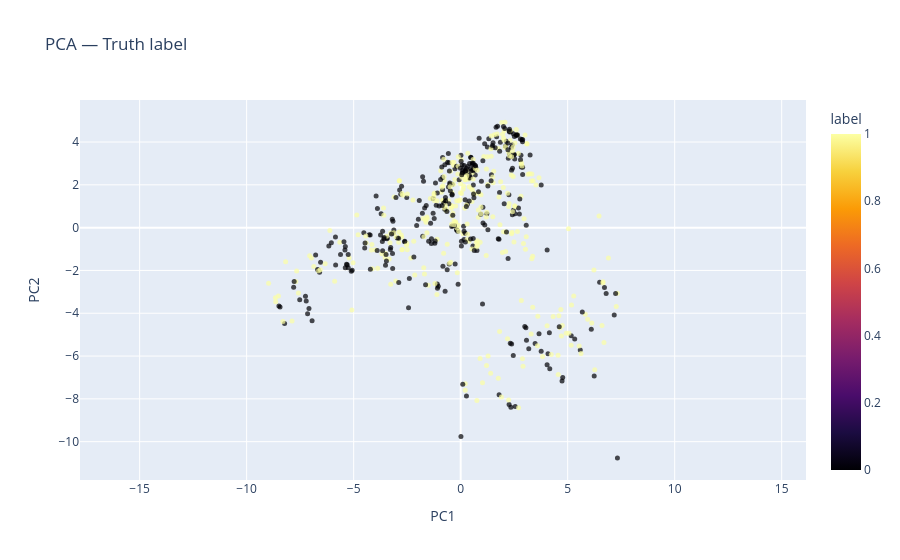
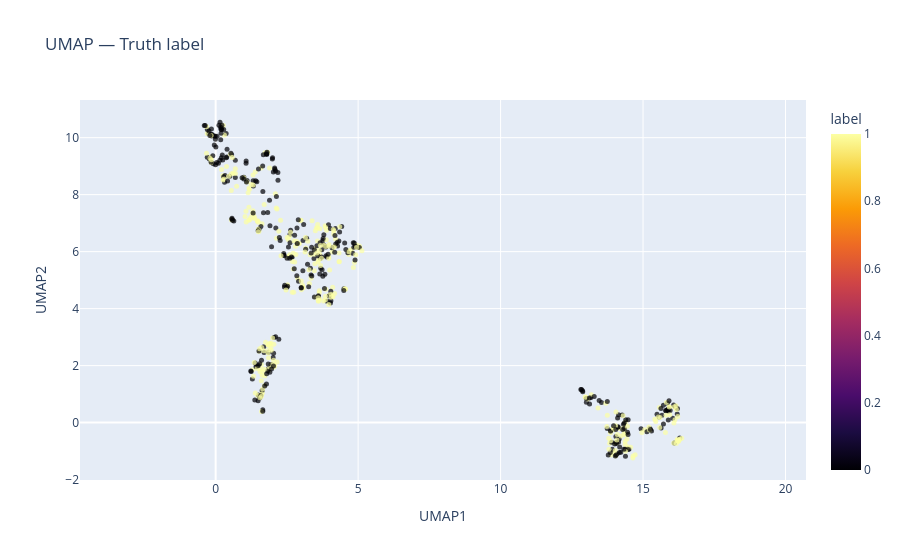
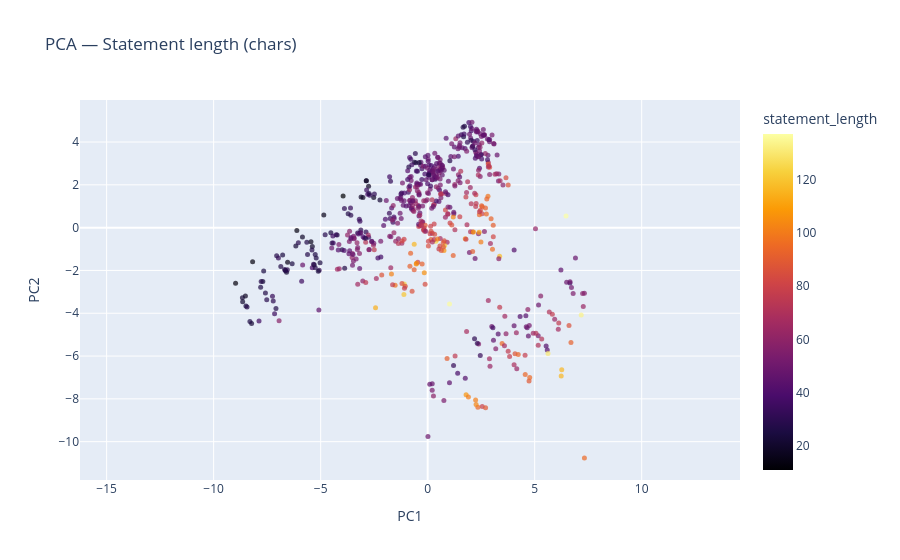
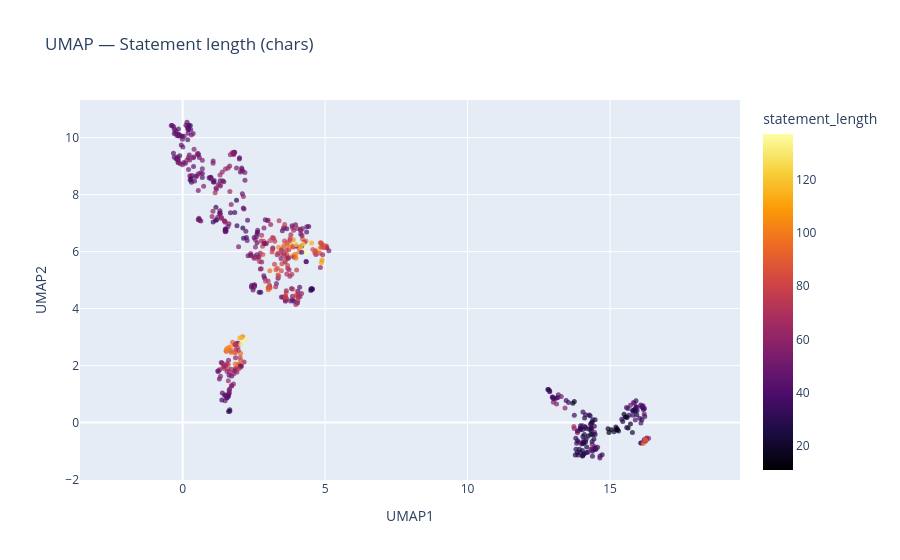

Notebook code for these charts, in order:
### Code cell
# SECTION: UMAP + PCA visuals

import umap
import plotly.express as px
import pandas as pd
import torch as t
from utils import get_pcs

# Extract activations & metadata
data = TruthData.from_datasets(
    ['facts_true_false'],
    model=model,
    layer=layer,
    center=True,
    noperiod=noperiod,
    device=device
)

df = data.df.copy()
acts = t.stack(df['activation'].tolist(), dim=0)

# Run PCA
pcs_tensor = acts.to(device)
pc_proj = t.mm(pcs_tensor, get_pcs(pcs_tensor, 2, offset=1)).cpu().numpy()
df['PC1'] = pc_proj[:, 0]
df['PC2'] = pc_proj[:, 1]

# Run UMAP
reducer = umap.UMAP(
    n_components=2,
    n_neighbors=15,
    min_dist=0.1,
    metric='cosine',
    random_state=42
)
embedding = reducer.fit_transform(acts.cpu().numpy())
df['UMAP1'] = embedding[:, 0]
df['UMAP2'] = embedding[:, 1]

# Compute metadata features
df['statement_length'] = df['statement'].str.len()
df['token_count']      = df['statement'].str.split().str.len()
df['has_negation']     = df['statement'].str.contains(
    r"\bnot\b|\bno\b|\bnever\b|\bnon\b", case=False, regex=True
).astype(int)
df['has_number']       = df['statement'].str.contains(
    r'\d', regex=True
).astype(int)
df['starts_with_the']  = df['statement'].str.lower().str.startswith('the').astype(int)

# Plotting
features_to_investigate = {
    'label'           : 'Truth label',
    'statement_length': 'Statement length (chars)',
    'token_count'     : 'Token count',
    'has_negation'    : 'Contains negation word',
    'has_number'      : 'Contains a number',
    'starts_with_the' : 'Starts with "The"',
}

for feature, description in features_to_investigate.items():
    shared_kwargs = dict(
        color=feature,
        hover_name='statement',
        hover_data=['label', 'statement_length', 'token_count'],
        color_continuous_scale='inferno',
    )

    fig_pca = px.scatter(df, x='PC1', y='PC2',
                         title=f'PCA — {description}', **shared_kwargs)
    fig_umap = px.scatter(df, x='UMAP1', y='UMAP2',
                          title=f'UMAP — {description}', **shared_kwargs)

    for fig in [fig_pca, fig_umap]:
        fig.update_traces(marker=dict(size=5, opacity=0.7))
        fig.update_yaxes(scaleanchor="x", scaleratio=1)
        fig.update_layout(coloraxis_showscale=True)

    fig_pca.show()
    fig_umap.show()

### Figure 1 — Plotly figure (JSON) as saved in the notebook; plotly's stock layout.template omitted (floating-point values rounded to 4 significant figures; data arrays with more than 128 entries replaced by an {"elided": "..."} marker saying what was removed)
{"data": [{"customdata": {"elided": "613x3 int values"}, "hovertemplate": "<b>%{hovertext}</b><br><br>PC1=%{x}<br>PC2=%{y}<br>label=%{marker.color}<br>statement_length=%{customdata[1]}<br>token_count=%{customdata[2]}<extra></extra>", "hovertext": {"elided": "613 str values"}, "legendgroup": "", "marker": {"color": {"elided": "613 int values"}, "coloraxis": "coloraxis", "opacity": 0.7, "size": 5, "symbol": "circle"}, "mode": "markers", "name": "", "orientation": "v", "showlegend": false, "type": "scatter", "x": {"elided": "613 float values"}, "xaxis": "x", "y": {"elided": "613 float values"}, "yaxis": "y"}], "layout": {"coloraxis": {"colorbar": {"title": {"text": "label"}}, "colorscale": [[0, "#000004"], [0.1111, "#1b0c41"], [0.2222, "#4a0c6b"], [0.3333, "#781c6d"], [0.4444, "#a52c60"], [0.5556, "#cf4446"], [0.6667, "#ed6925"], [0.7778, "#fb9b06"], [0.8889, "#f7d13d"], [1, "#fcffa4"]], "showscale": true}, "legend": {"tracegroupgap": 0}, "title": {"text": "PCA — Truth label"}, "xaxis": {"anchor": "y", "domain": [0, 1], "title": {"text": "PC1"}}, "yaxis": {"anchor": "x", "domain": [0, 1], "scaleanchor": "x", "scaleratio": 1, "title": {"text": "PC2"}}}}

### Figure 2 — Plotly figure (JSON) as saved in the notebook; plotly's stock layout.template omitted (floating-point values rounded to 4 significant figures; data arrays with more than 128 entries replaced by an {"elided": "..."} marker saying what was removed)
{"data": [{"customdata": {"elided": "613x3 int values"}, "hovertemplate": "<b>%{hovertext}</b><br><br>UMAP1=%{x}<br>UMAP2=%{y}<br>label=%{marker.color}<br>statement_length=%{customdata[1]}<br>token_count=%{customdata[2]}<extra></extra>", "hovertext": {"elided": "613 str values"}, "legendgroup": "", "marker": {"color": {"elided": "613 int values"}, "coloraxis": "coloraxis", "opacity": 0.7, "size": 5, "symbol": "circle"}, "mode": "markers", "name": "", "orientation": "v", "showlegend": false, "type": "scatter", "x": {"elided": "613 float values"}, "xaxis": "x", "y": {"elided": "613 float values"}, "yaxis": "y"}], "layout": {"coloraxis": {"colorbar": {"title": {"text": "label"}}, "colorscale": [[0, "#000004"], [0.1111, "#1b0c41"], [0.2222, "#4a0c6b"], [0.3333, "#781c6d"], [0.4444, "#a52c60"], [0.5556, "#cf4446"], [0.6667, "#ed6925"], [0.7778, "#fb9b06"], [0.8889, "#f7d13d"], [1, "#fcffa4"]], "showscale": true}, "legend": {"tracegroupgap": 0}, "title": {"text": "UMAP — Truth label"}, "xaxis": {"anchor": "y", "domain": [0, 1], "title": {"text": "UMAP1"}}, "yaxis": {"anchor": "x", "domain": [0, 1], "scaleanchor": "x", "scaleratio": 1, "title": {"text": "UMAP2"}}}}

### Figure 3 — Plotly figure (JSON) as saved in the notebook; plotly's stock layout.template omitted (floating-point values rounded to 4 significant figures; data arrays with more than 128 entries replaced by an {"elided": "..."} marker saying what was removed)
{"data": [{"customdata": {"elided": "613x3 int values"}, "hovertemplate": "<b>%{hovertext}</b><br><br>PC1=%{x}<br>PC2=%{y}<br>label=%{customdata[0]}<br>statement_length=%{marker.color}<br>token_count=%{customdata[2]}<extra></extra>", "hovertext": {"elided": "613 str values"}, "legendgroup": "", "marker": {"color": {"elided": "613 int values"}, "coloraxis": "coloraxis", "opacity": 0.7, "size": 5, "symbol": "circle"}, "mode": "markers", "name": "", "orientation": "v", "showlegend": false, "type": "scatter", "x": {"elided": "613 float values"}, "xaxis": "x", "y": {"elided": "613 float values"}, "yaxis": "y"}], "layout": {"coloraxis": {"colorbar": {"title": {"text": "statement_length"}}, "colorscale": [[0, "#000004"], [0.1111, "#1b0c41"], [0.2222, "#4a0c6b"], [0.3333, "#781c6d"], [0.4444, "#a52c60"], [0.5556, "#cf4446"], [0.6667, "#ed6925"], [0.7778, "#fb9b06"], [0.8889, "#f7d13d"], [1, "#fcffa4"]], "showscale": true}, "legend": {"tracegroupgap": 0}, "title": {"text": "PCA — Statement length (chars)"}, "xaxis": {"anchor": "y", "domain": [0, 1], "title": {"text": "PC1"}}, "yaxis": {"anchor": "x", "domain": [0, 1], "scaleanchor": "x", "scaleratio": 1, "title": {"text": "PC2"}}}}

### Figure 4 — Plotly figure (JSON) as saved in the notebook; plotly's stock layout.template omitted (floating-point values rounded to 4 significant figures; data arrays with more than 128 entries replaced by an {"elided": "..."} marker saying what was removed)
{"data": [{"customdata": {"elided": "613x3 int values"}, "hovertemplate": "<b>%{hovertext}</b><br><br>UMAP1=%{x}<br>UMAP2=%{y}<br>label=%{customdata[0]}<br>statement_length=%{marker.color}<br>token_count=%{customdata[2]}<extra></extra>", "hovertext": {"elided": "613 str values"}, "legendgroup": "", "marker": {"color": {"elided": "613 int values"}, "coloraxis": "coloraxis", "opacity": 0.7, "size": 5, "symbol": "circle"}, "mode": "markers", "name": "", "orientation": "v", "showlegend": false, "type": "scatter", "x": {"elided": "613 float values"}, "xaxis": "x", "y": {"elided": "613 float values"}, "yaxis": "y"}], "layout": {"coloraxis": {"colorbar": {"title": {"text": "statement_length"}}, "colorscale": [[0, "#000004"], [0.1111, "#1b0c41"], [0.2222, "#4a0c6b"], [0.3333, "#781c6d"], [0.4444, "#a52c60"], [0.5556, "#cf4446"], [0.6667, "#ed6925"], [0.7778, "#fb9b06"], [0.8889, "#f7d13d"], [1, "#fcffa4"]], "showscale": true}, "legend": {"tracegroupgap": 0}, "title": {"text": "UMAP — Statement length (chars)"}, "xaxis": {"anchor": "y", "domain": [0, 1], "title": {"text": "UMAP1"}}, "yaxis": {"anchor": "x", "domain": [0, 1], "scaleanchor": "x", "scaleratio": 1, "title": {"text": "UMAP2"}}}}
